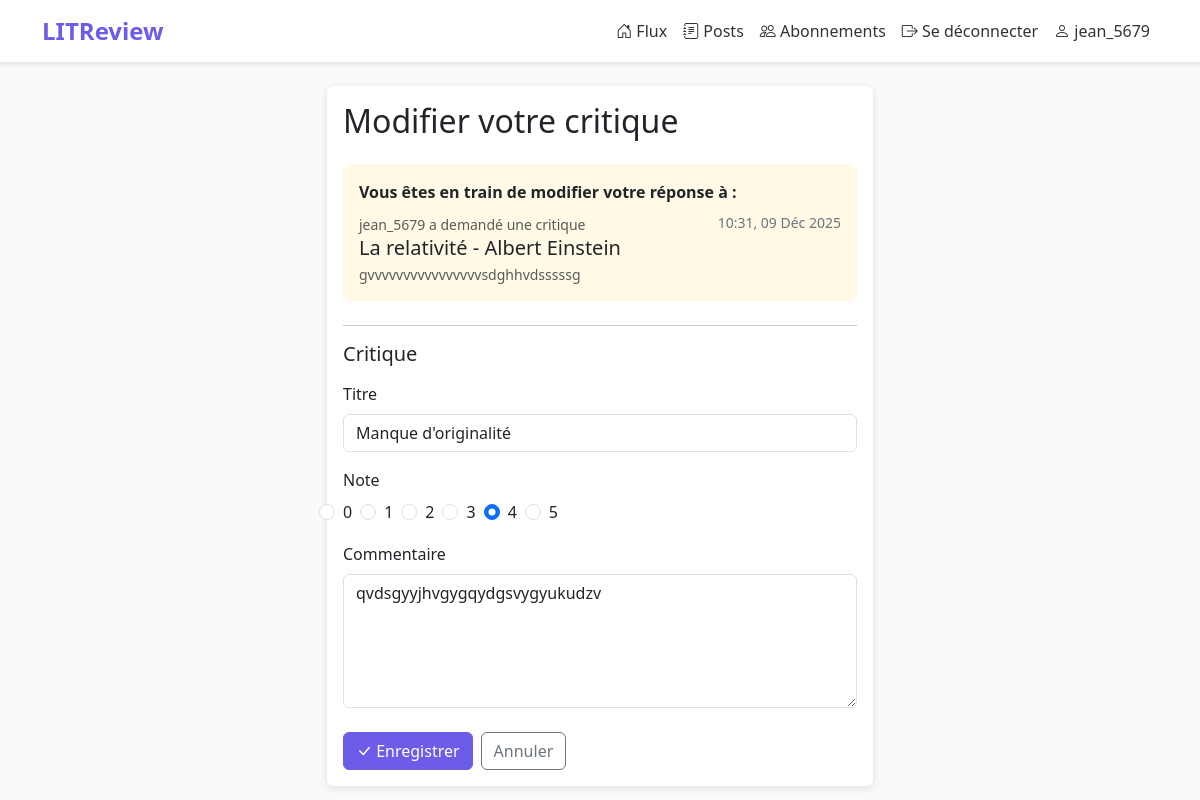
/review/5/edit/ (signed in), run on the app's committed database.
### reviews/models.py (models this page shows, shortened)
class Review(models.Model):
    ticket = models.ForeignKey(to=Ticket, on_delete=models.CASCADE)
    rating = models.PositiveSmallIntegerField(
        validators=[MinValueValidator(0), MaxValueValidator(5)]
    )
    headline = models.CharField(max_length=128)
    body = models.CharField(max_length=8192, blank=True)
    user = models.ForeignKey(
        to=settings.AUTH_USER_MODEL,
        on_delete=models.CASCADE
    )
    time_created = models.DateTimeField(auto_now_add=True)

class Ticket(models.Model):
    title = models.CharField(max_length=128)
    description = models.TextField(max_length=2048, blank=True)
    user = models.ForeignKey(
        to=settings.AUTH_USER_MODEL,
        on_delete=models.CASCADE
    )
    image = models.ImageField(null=True, blank=True)
    time_created = models.DateTimeField(auto_now_add=True)

### reviews/views.py (the view)
# urls.py: path('review/<int:review_id>/edit/', views.edit_review, name='edit_review'),
@login_required
def edit_review(request, review_id):
    review = get_object_or_404(Review, id=review_id, user=request.user)
    if request.method == 'POST':
        form = ReviewForm(request.POST, instance=review)
        if form.is_valid():
            form.save()
            messages.success(request, 'Critique modifiée avec succès !')
            return redirect('posts')
    else:
        form = ReviewForm(instance=review)
    return render(request, 'reviews/edit_review.html', {
        'form': form,
        'review': review
    })

### reviews/forms.py
class ReviewForm(forms.ModelForm):
    RATING_CHOICES = [(i, str(i)) for i in range(6)]
    rating = forms.ChoiceField(
        choices=RATING_CHOICES,
        widget=forms.RadioSelect(attrs={'class': 'form-check-input'}),
        label='Note'
    )
    class Meta:
        model = Review
        fields = ['headline', 'rating', 'body']
        widgets = {
            'headline': forms.TextInput(attrs={'class': 'form-control'}),
            'body': forms.Textarea(attrs={'class': 'form-control', 'rows': 5}),
        }

### reviews/templates/reviews/edit_review.html (shortened to what this page needs)
{% extends 'base.html' %}
{% block content %}
<div class="row justify-content-center">
    <div class="col-lg-6">
        <div class="card">
            <div class="card-body">
                <h2 class="card-title mb-4">Modifier votre critique</h2>
                <div class="ticket-header mb-4">
                    <p class="mb-2"><strong>Vous êtes en train de modifier votre réponse à :</strong></p>
                    <div class="d-flex justify-content-between align-items-start">
                        <div>
                            <small class="text-muted">{{ review.ticket.user.username }} a demandé une critique</small>
                            <h5 class="mb-1">{{ review.ticket.title }}</h5>
                            {% if review.ticket.description %}
                            <p class="text-muted small mb-0">{{ review.ticket.description }}</p>
                            {% endif %}
                        </div>
                        <span class="timestamp">{{ review.ticket.time_created|date:"H:i, d M Y" }}</span>
                    </div>
                </div>
                <hr>
                <h5 class="mb-3">Critique</h5>
                <form method="post">
                    <div class="mb-3">
                        <label for="{{ form.headline.id_for_label }}" class="form-label">Titre</label>
                        {{ form.headline }}
                    </div>
                    <div class="mb-3">
                        <label class="form-label">Note</label>
                        <div class="form-rating">
                            {% for radio in form.rating %}
                            <div class="form-check form-check-inline">
                                {{ radio.tag }}
                                <label class="form-check-label" for="{{ radio.id_for_label }}">{{ radio.choice_label }}</label>
                            </div>
                            {% endfor %}
                        </div>
                    </div>
                    <div class="mb-4">
                        <label for="{{ form.body.id_for_label }}" class="form-label">Commentaire</label>
                        {{ form.body }}
                    </div>
                    <div class="d-flex gap-2">
                        <button type="submit" class="btn btn-primary">
                            <i class="bi bi-check-lg"></i> Enregistrer
                        </button>
                        <a href="{% url 'posts' %}" class="btn btn-outline-secondary">Annuler</a>
                    </div>
                </form>
            </div>
        </div>
    </div>
</div>
{% endblock %}

### templates/base.html (shortened to what this page needs)
<!DOCTYPE html>
<html lang="fr">
<head>
    <link href="https://cdn.jsdelivr.net/npm/bootstrap@5.3.2/dist/css/bootstrap.min.css" rel="stylesheet">
    <link rel="stylesheet" href="https://cdn.jsdelivr.net/npm/bootstrap-icons@1.11.1/font/bootstrap-icons.css">
</head>
<body>
    {% if user.is_authenticated %}
    <nav class="navbar navbar-expand-lg navbar-light mb-4">
        <div class="container">
            <a class="navbar-brand" href="{% url 'feed' %}">LITReview</a>
            <div class="collapse navbar-collapse" id="navbarNav">
                <ul class="navbar-nav ms-auto">
                    <li class="nav-item">
                        <a class="nav-link {% if request.resolver_match.url_name == 'feed' %}active{% endif %}" href="{% url 'feed' %}">
                            <i class="bi bi-house-door"></i> Flux
                        </a>
                    </li>
                    <li class="nav-item">
                        <a class="nav-link {% if request.resolver_match.url_name == 'posts' %}active{% endif %}" href="{% url 'posts' %}">
                            <i class="bi bi-journal-text"></i> Posts
                        </a>
                    </li>
                    <li class="nav-item">
                        <a class="nav-link {% if request.resolver_match.url_name == 'subscriptions' %}active{% endif %}" href="{% url 'subscriptions' %}">
                            <i class="bi bi-people"></i> Abonnements
                        </a>
                    </li>
                    <li class="nav-item">
                        <a class="nav-link" href="{% url 'logout' %}">
                            <i class="bi bi-box-arrow-right"></i> Se déconnecter
                        </a>
                    </li>
                    <li class="nav-item">
                        <span class="nav-link" >
                            <i class="bi bi-person"></i> {{ user.username }}
                        </span>
                    </li>
                </ul>
            </div>
        </div>
    </nav>
    {% endif %}
    <main class="container">
        {% block content %}{% endblock %}
    </main>
</body>
</html>

### templates/base.html (style rules this page uses)
:root { --primary-color: #6c5ce7; --secondary-color: #a29bfe; }
body { background-color: #f8f9fa; min-height: 100vh; }
.navbar { background-color: white; box-shadow: 0 2px 4px rgba(0,0,0,0.1); }
.navbar-brand { font-weight: bold; color: var(--primary-color) !important; font-size: 1.5rem; }
.nav-link { color: #333 !important; font-weight: 500; }
.btn-primary { background-color: var(--primary-color); border-color: var(--primary-color); }
.card { border: none; box-shadow: 0 2px 8px rgba(0,0,0,0.1); margin-bottom: 1rem; }
.ticket-header { background-color: #fff9e6; padding: 1rem; border-radius: 0.5rem; margin-bottom: 1rem; }
.timestamp { color: #6c757d; font-size: 0.875rem; }
.form-rating { display: flex; gap: 1rem; flex-wrap: wrap; }
.form-rating .form-check { padding-left: 0; }
.form-rating .form-check-input { margin-right: 0.25rem; }

### data on the page
Review: ticket.user.username "jean_5679", ticket "La relativité - Albert Einstein", ticket.description "gvvvvvvvvvvvvvvvvsdghhvdsssssg", ticket.time_created "10:31, 09 Déc 2025", headline "Manque d'originalité", body "qvdsgyyjhvgygqydgsvygyukudzv"

### other printed values
{{ user.username }} "jean_5679"
{{ radio.choice_label }} "0" "1" "2" "3" "4" "5"
